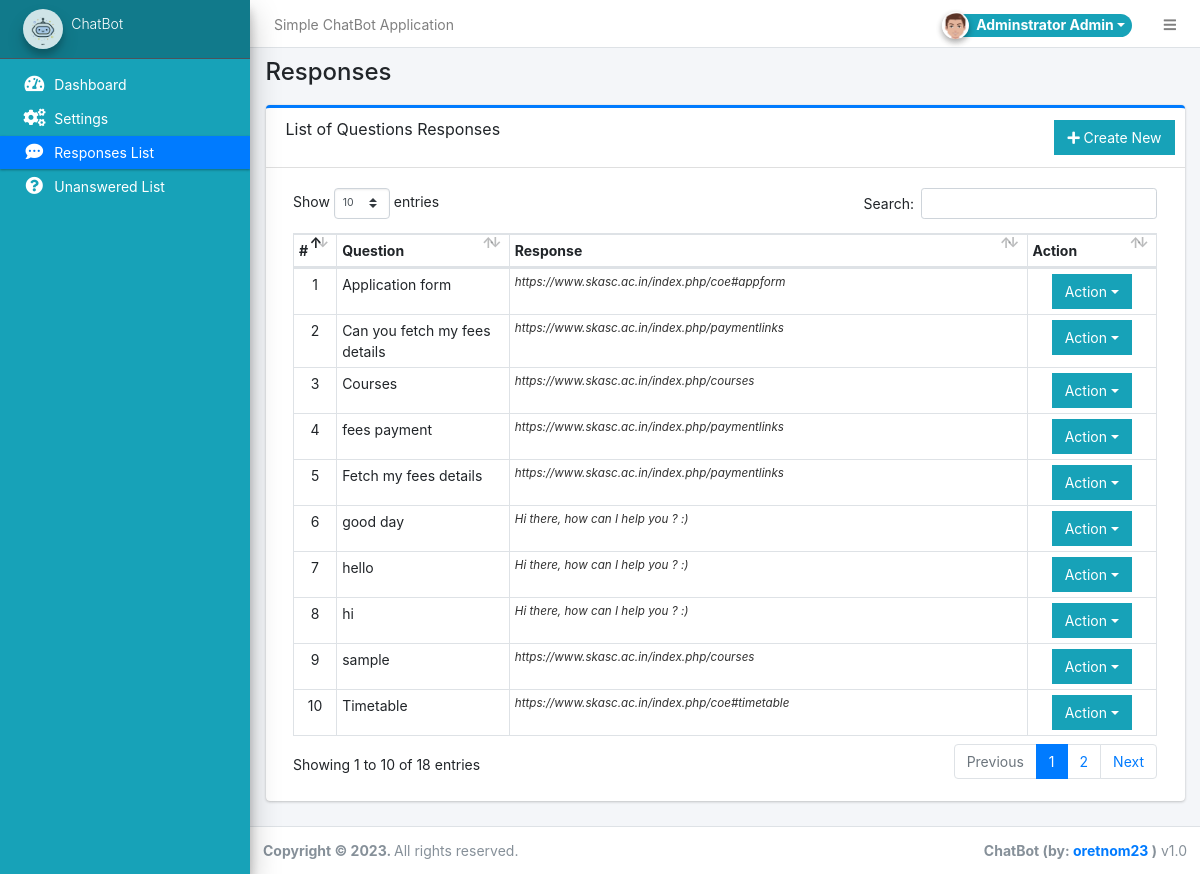
The app's page /admin/?page=responses (signed in) with its own data.
### tables this page shows
CREATE TABLE `questions` (
  `id` int(30) NOT NULL,
  `question` text DEFAULT NULL,
  `response_id` int(30) NOT NULL
);

CREATE TABLE `responses` (
  `id` int(30) NOT NULL,
  `response_message` text DEFAULT NULL
);

### config.php (called while the page is built, shortened)
<?php
require_once('classes/DBConnection.php');
require_once('classes/SystemSettings.php');
function validate_image($file){
	if(!empty($file)){
		if(is_file(base_app.$file)){
			return base_url.$file;
		}else{
			return base_url.'dist/img/no-image-available.png';
		}
	}else{
		return base_url.'dist/img/no-image-available.png';
	}
}
function isMobileDevice(){
    $aMobileUA = array(
        '/iphone/i' => 'iPhone',
        '/ipod/i' => 'iPod',
        '/ipad/i' => 'iPad',
        '/android/i' => 'Android',
        '/blackberry/i' => 'BlackBerry',
        '/webos/i' => 'Mobile'
    );
    return false;
}
?>

### classes/DBConnection.php (called while the page is built, shortened)
<?php
class DBConnection{
    private $host = "localhost";
    private $username = "root";
    private $password = "";
    private $database = "chatbot";
    public $conn;
    public function __construct(){
        if (!isset($this->conn)) {
            $this->conn = new mysqli($this->host, $this->username, $this->password, $this->database);
        }
    }
}
?>

### classes/SystemSettings.php (called while the page is built, shortened)
<?php
class SystemSettings extends DBConnection{
	function userdata($field = ''){
		if(!empty($field)){
			if(isset($_SESSION['userdata'][$field]))
				return $_SESSION['userdata'][$field];
			else
				return null;
		}else{
			return false;
		}
	}
	function info($field=''){
		if(!empty($field)){
			if(isset($_SESSION['system_info'][$field]))
				return $_SESSION['system_info'][$field];
			else
				return false;
		}else{
			return false;
		}
	}
}
$_settings = new SystemSettings();
?>

### admin/responses/index.php (the view, shortened to what this page needs)
<div class="card card-outline card-primary">
	<div class="card-header">
		<h3 class="card-title">List of Questions Responses</h3>
		<div class="card-tools">
			<a href="?page=responses/manage" class="btn btn-flat btn-info"><span class="fas fa-plus"></span>  Create New</a>
		</div>
	</div>
	<div class="card-body">
		<div class="container-fluid">
			<table class="table table-bordered table-stripped">
				<colgroup>
					<col width="5%">
					<col width="20%">
					<col width="60%">
					<col width="15%">
				</colgroup>
				<thead>
					<tr>
						<th>#</th>
						<th>Question</th>
						<th>Response</th>
						<th>Action</th>
					</tr>
				</thead>
				<tbody>
					<?php
					$i = 1;
						$qry = $conn->query("SELECT q.id, r.response_message, q.question FROM `questions` q inner join `responses` r on q.response_id = r.id order by q.question asc ");
						while($row = $qry->fetch_assoc()):
					?>
						<tr>
							<td class="text-center"><?php echo $i++; ?></td>
							<td><?php echo $row['question'] ?></td>
							<td><span class="truncate"><?php echo $row['response_message'] ?></span></td>
							<td align="center">
								 <button type="button" class="btn btn-flat btn-info dropdown-toggle dropdown-icon" data-toggle="dropdown">
				                  		Action
				                  </button>
							</td>
						</tr>
					<?php endwhile; ?>
				</tbody>
			</table>
		</div>
	</div>
</div>

### admin/index.php (shortened to what this page needs)
<?php require_once('../config.php'); ?>
 <!DOCTYPE html>
<html lang="en" class="" style="height: auto;">
<?php require_once('inc/header.php') ?>
  <body class="layout-fixed layout-footer-fixed text-sm sidebar-mini control-sidebar-slide-open layout-navbar-fixed " data-new-gr-c-s-check-loaded="14.991.0" data-gr-ext-installed="" style="height: auto;">
    <div class="wrapper">
     <?php require_once('inc/topBarNav.php') ?>
     <?php require_once('inc/navigation.php') ?>
     <?php $page = isset($_GET['page']) ? $_GET['page'] : 'home';  ?>
      <div class="content-wrapper" style="min-height: 567.854px;">
        <div class="content-header">
          <div class="container-fluid">
            <div class="row mb-2">
              <div class="col-sm-6">
                <h1 class="m-0"><?php echo ucwords(str_replace(array("/","_"), " ",$page)) ?></h1>
              </div>
            </div>
          </div>
        </div>
        <section class="content">
          <div class="container-fluid">
            <?php
              if(!file_exists($page.".php") && !is_dir($page)){
                  include '404.html';
              }else{
                if(is_dir($page))
                  include $page.'/index.php';
                else
                  include $page.'.php';
              }
            ?>
          </div>
        </section>
      </div>
      <?php require_once('inc/footer.php') ?>
  </body>
</html>

### admin/inc/header.php (shortened to what this page needs)
<head>
    <link rel="stylesheet" href="<?php echo base_url ?>plugins/fontawesome-free/css/all.min.css">
    <link rel="stylesheet" href="<?php echo base_url ?>plugins/tempusdominus-bootstrap-4/css/tempusdominus-bootstrap-4.min.css">
  <link rel="stylesheet" href="<?php echo base_url ?>plugins/datatables-bs4/css/dataTables.bootstrap4.min.css">
  <link rel="stylesheet" href="<?php echo base_url ?>plugins/datatables-responsive/css/responsive.bootstrap4.min.css">
  <link rel="stylesheet" href="<?php echo base_url ?>plugins/datatables-buttons/css/buttons.bootstrap4.min.css">
  <link rel="stylesheet" href="<?php echo base_url ?>plugins/select2/css/select2.min.css">
  <link rel="stylesheet" href="<?php echo base_url ?>plugins/select2-bootstrap4-theme/select2-bootstrap4.min.css">
    <link rel="stylesheet" href="<?php echo base_url ?>plugins/icheck-bootstrap/icheck-bootstrap.min.css">
    <link rel="stylesheet" href="<?php echo base_url ?>plugins/jqvmap/jqvmap.min.css">
    <link rel="stylesheet" href="<?php echo base_url ?>dist/css/adminlte.css">
    <link rel="stylesheet" href="<?php echo base_url ?>dist/css/custom.css">
    <link rel="stylesheet" href="<?php echo base_url ?>plugins/overlayScrollbars/css/OverlayScrollbars.min.css">
    <link rel="stylesheet" href="<?php echo base_url ?>plugins/daterangepicker/daterangepicker.css">
    <link rel="stylesheet" href="<?php echo base_url ?>plugins/summernote/summernote-bs4.min.css">
  <link rel="stylesheet" href="<?php echo base_url ?>plugins/sweetalert2-theme-bootstrap-4/bootstrap-4.min.css">
  </head>

### admin/inc/topBarNav.php (shortened to what this page needs)
<nav class="main-header navbar navbar-expand navbar-white navbar-light text-sm">
  <ul class="navbar-nav">
    <li class="nav-item d-none d-sm-inline-block">
      <a href="<?php echo base_url ?>" class="nav-link"><?php echo (!isMobileDevice()) ? $_settings->info('name'):$_settings->info('short_name'); ?></a>
    </li>
  </ul>
  <ul class="navbar-nav ml-auto">
    <li class="nav-item">
      <div class="btn-group nav-link">
            <button type="button" class="btn btn-rounded badge badge-info dropdown-toggle dropdown-icon" data-toggle="dropdown">
              <span><img src="<?php echo validate_image($_settings->userdata('avatar')) ?>" class="img-circle elevation-2 user-img" alt="User Image"></span>
              <span class="ml-3"><?php echo ucwords($_settings->userdata('firstname').' '.$_settings->userdata('lastname')) ?></span>
            </button>
        </div>
    </li>
    <li class="nav-item">
      <a class="nav-link" data-widget="pushmenu" href="#" role="button"><i class="fas fa-bars"></i></a>
    </li>
  </ul>
</nav>

### admin/inc/navigation.php (shortened to what this page needs)
<aside class="main-sidebar sidebar-dark-primary elevation-4 bg-info text-white">
  <a href="<?php echo base_url ?>admin" class="brand-link bg-info text-sm">
  <img src="<?php echo validate_image($_settings->info('logo'))?>" alt="Store Logo" class="brand-image img-circle elevation-3" style="opacity: .8;width: 2.5rem;height: 2.5rem;max-height: unset">
  <span class="brand-text font-weight-light"><?php echo $_settings->info('short_name') ?></span>
  </a>
  <div class="sidebar os-host os-theme-light os-host-overflow os-host-overflow-y os-host-resize-disabled os-host-transition os-host-scrollbar-horizontal-hidden">
    <div class="os-content-glue" style="margin: 0px -8px; width: 249px; height: 646px;"></div>
    <div class="os-padding">
      <div class="os-viewport os-viewport-native-scrollbars-invisible" style="overflow-y: scroll;">
        <div class="os-content" style="padding: 0px 8px; height: 100%; width: 100%;">
          <nav class="mt-4">
             <ul class="nav nav-pills nav-sidebar flex-column text-sm nav-compact nav-flat nav-child-indent nav-collapse-hide-child" data-widget="treeview" role="menu" data-accordion="false">
              <li class="nav-item dropdown">
                <a href="./" class="nav-link nav-home">
                  <i class="nav-icon fas fa-tachometer-alt"></i>
                  <p>
                    Dashboard
                  </p>
                </a>
              </li>
              <li class="nav-item dropdown">
                <a href="<?php echo base_url ?>admin/?page=system_info" class="nav-link nav-system_info">
                  <i class="nav-icon fas fa-cogs"></i>
                  <p>
                    Settings
                  </p>
                </a>
              </li>
              <li class="nav-item dropdown">
                <a href="<?php echo base_url ?>admin/?page=responses" class="nav-link nav-responses">
                  <i class="nav-icon fas fa-comment-dots"></i>
                  <p>
                    Responses List
                  </p>
                </a>
              </li>
              <li class="nav-item dropdown">
                <a href="<?php echo base_url ?>admin/?page=unanswered" class="nav-link nav-unanswered">
                  <i class="nav-icon fas fa-question-circle"></i>
                  <p>
                    Unanswered List
                  </p>
                </a>
              </li>
            </ul>
          </nav>
        </div>
      </div>
    </div>
  </div>
</aside>

### admin/inc/footer.php (shortened to what this page needs)
<footer class="main-footer text-sm">
        <strong>Copyright © <?php echo date('Y') ?>.
        </strong>
        All rights reserved.
        <div class="float-right d-none d-sm-inline-block">
          <b><?php echo $_settings->info('short_name') ?> (by: <a href="mailto:oretnom23@gmail.com" target="blank">oretnom23</a> )</b> v1.0
        </div>
      </footer>
    </div>

### admin/inc/topBarNav.php (style rules this page uses)
.user-img { position: absolute; height: 27px; width: 27px; object-fit: cover; left: -7%; top: -12%; }
.btn-rounded { border-radius: 50px; }

### admin/inc/navigation.php (style rules this page uses)
.sidebar li.nav-item * { color:white; }

### records on screen
questions: question "Application form", response.response_message "https://www.skasc.ac.in/index.php/coe#appform"
questions: question "Can you fetch my fees details", response.response_message "https://www.skasc.ac.in/index.php/paymentlinks"
questions: question "Courses", response.response_message "https://www.skasc.ac.in/index.php/courses"
questions: question "fees payment", response.response_message "https://www.skasc.ac.in/index.php/paymentlinks"
questions: question "Fetch my fees details", response.response_message "https://www.skasc.ac.in/index.php/paymentlinks"
questions: question "good day", response.response_message "Hi there, how can I help you ? :)"
questions: question "hello", response.response_message "Hi there, how can I help you ? :)"
questions: question "hi", response.response_message "Hi there, how can I help you ? :)"
questions: question "sample", response.response_message "https://www.skasc.ac.in/index.php/courses"
questions: question "Timetable", response.response_message "https://www.skasc.ac.in/index.php/coe#timetable"

### other values on screen
$_settings->info('name') "Simple ChatBot Application"
$_settings->userdata('firstname').' '.$_settings->userdata('lastname') "Adminstrator Admin"
$_settings->info('short_name') "ChatBot"
str_replace(array("/","_"), " ",$page) "Responses"
